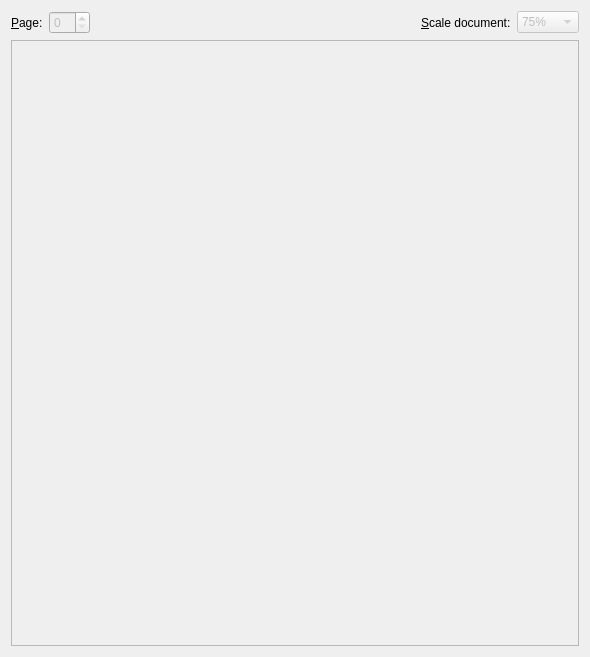
<?xml version="1.0" encoding="UTF-8"?>
<ui version="4.0">
 <class>AfficheDialog</class>
 <widget class="QWidget" name="AfficheDialog">
  <property name="geometry">
   <rect>
    <x>0</x>
    <y>0</y>
    <width>590</width>
    <height>657</height>
   </rect>
  </property>
  <property name="sizePolicy">
   <sizepolicy hsizetype="Expanding" vsizetype="Expanding">
    <horstretch>0</horstretch>
    <verstretch>0</verstretch>
   </sizepolicy>
  </property>
  <property name="windowTitle">
   <string>Image view</string>
  </property>
  <property name="windowIcon">
   <iconset resource="../ressources.qrc">
    <normaloff>:/images/affiche.png</normaloff>:/images/affiche.png</iconset>
  </property>
  <layout class="QVBoxLayout" name="verticalLayout">
   <item>
    <layout class="QHBoxLayout" name="horizontalLayout">
     <item>
      <layout class="QHBoxLayout" name="_2">
       <item>
        <widget class="QLabel" name="pageLabel">
         <property name="text">
          <string>&amp;Page:</string>
         </property>
         <property name="buddy">
          <cstring>pageSpinBox</cstring>
         </property>
        </widget>
       </item>
       <item>
        <widget class="QSpinBox" name="pageSpinBox">
         <property name="enabled">
          <bool>false</bool>
         </property>
        </widget>
       </item>
      </layout>
     </item>
     <item>
      <spacer name="horizontalSpacer">
       <property name="orientation">
        <enum>Qt::Horizontal</enum>
       </property>
       <property name="sizeHint" stdset="0">
        <size>
         <width>228</width>
         <height>17</height>
        </size>
       </property>
      </spacer>
     </item>
     <item>
      <widget class="QLabel" name="label">
       <property name="text">
        <string>&amp;Scale document:</string>
       </property>
       <property name="buddy">
        <cstring>scaleComboBox</cstring>
       </property>
      </widget>
     </item>
     <item>
      <widget class="QComboBox" name="scaleComboBox">
       <property name="enabled">
        <bool>false</bool>
       </property>
       <property name="currentIndex">
        <number>2</number>
       </property>
       <item>
        <property name="text">
         <string>25%</string>
        </property>
       </item>
       <item>
        <property name="text">
         <string>50%</string>
        </property>
       </item>
       <item>
        <property name="text">
         <string>75%</string>
        </property>
       </item>
       <item>
        <property name="text">
         <string>100%</string>
        </property>
       </item>
       <item>
        <property name="text">
         <string>125%</string>
        </property>
       </item>
       <item>
        <property name="text">
         <string>150%</string>
        </property>
       </item>
       <item>
        <property name="text">
         <string>200%</string>
        </property>
       </item>
       <item>
        <property name="text">
         <string>300%</string>
        </property>
       </item>
       <item>
        <property name="text">
         <string>400%</string>
        </property>
       </item>
      </widget>
     </item>
    </layout>
   </item>
   <item>
    <widget class="QScrollArea" name="scrollArea">
     <property name="widgetResizable">
      <bool>true</bool>
     </property>
     <property name="alignment">
      <set>Qt::AlignCenter</set>
     </property>
     <widget class="QWidget" name="scrollAreaWidgetContents">
      <property name="geometry">
       <rect>
        <x>0</x>
        <y>0</y>
        <width>570</width>
        <height>607</height>
       </rect>
      </property>
      <layout class="QGridLayout" name="gridLayout_2"/>
     </widget>
    </widget>
   </item>
  </layout>
 </widget>
 <resources>
  <include location="../ressources.qrc"/>
 </resources>
 <connections/>
</ui>
